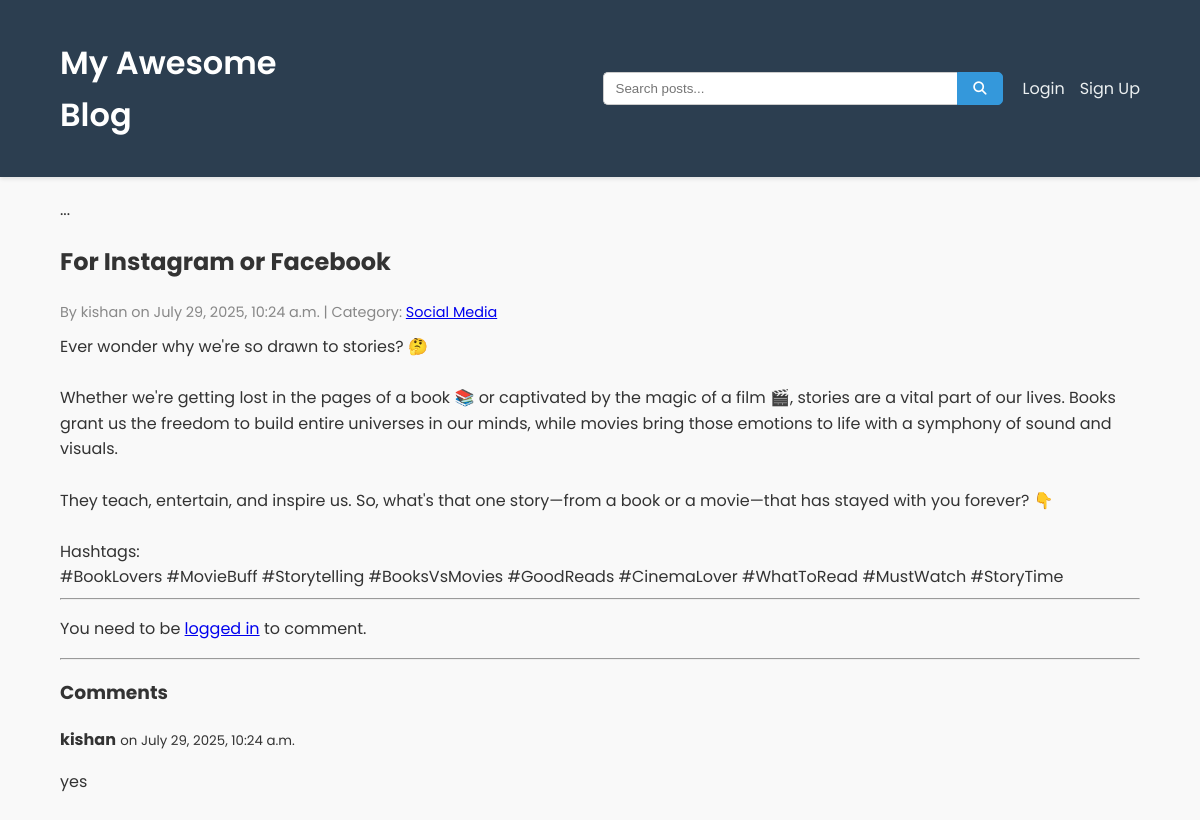
The page /post/13/ on the database its author committed.
### blog/models.py (models this page shows, shortened)
class Post(models.Model):
    title = models.CharField(max_length=200)
    content = models.TextField()
    created_date = models.DateTimeField(default=timezone.now)
    published_date = models.DateTimeField(blank=True, null=True)
    image = models.ImageField(upload_to='post_images/', blank=True, null=True)
    author = models.ForeignKey(User, on_delete=models.CASCADE)
    category = models.ForeignKey(Category, on_delete=models.SET_NULL, null=True, blank=True)

class Category(models.Model):
    name = models.CharField(max_length=100)

class Comment(models.Model):
    post = models.ForeignKey(Post, on_delete=models.CASCADE, related_name='comments')
    author = models.ForeignKey(User, on_delete=models.CASCADE)
    text = models.TextField()
    created_date = models.DateTimeField(default=timezone.now)

### blog/views.py (the view)
# urls.py: path('post/<int:pk>/', views.post_detail, name='post_detail'),
def post_detail(request, pk):
    post = get_object_or_404(Post, pk=pk)
    form = CommentForm()
    return render(request, 'blog/post_detail.html', {'post': post, 'form': form})

### blog/forms.py
class CommentForm(forms.ModelForm):
    class Meta:
        model = Comment
        fields = ('text',)
        widgets = {
            'text': forms.Textarea(attrs={'rows': 4, 'placeholder': 'Write your comment here...'}),
        }

### blog/templates/blog/post_detail.html (shortened to what this page needs)
{% extends 'blog/base.html' %}
{% block content %}
     <article class="post-detail">
        {% if post.image %}...{% endif %}
        <h2>{{ post.title }}</h2>
        <div class="post-meta">
            <p>By {{ post.author.username }} on {{ post.published_date }}
                {% if post.category %}
                 | Category: <a href="{% url 'category_post_list' category_name=post.category.name %}">{{ post.category.name }}</a>
          {% endif %}
            </p>
        </div>
        <div class="post-content">{{ post.content|linebreaksbr }}</div>
    </article>
    <hr>
    {% if user.is_authenticated %}
        <h3>Add a new comment</h3>
        <form method="POST" action="{% url 'add_comment_to_post' pk=post.pk %}">
            {% csrf_token %}
            {{ form.as_p }}
            <button type="submit">Submit Comment</button>
        </form>
    {% else %}
        <p>You need to be <a href="{% url 'login' %}">logged in</a> to comment.</p>
    {% endif %}
    <hr>
    <h3>Comments</h3>
    {% for comment in post.comments.all %}
        <div>
            <strong>{{ comment.author.username }}</strong>
            <small>on {{ comment.created_date }}</small>
            <p>{{ comment.text|linebreaksbr }}</p>
        </div>
    {% empty %}
        <p>No comments yet. Be the first to comment!</p>
    {% endfor %}
{% endblock %}

### static/css/style.css (style rules this page uses)
body { font-family: 'Poppins', sans-serif; line-height: 1.6; margin: 0; padding: 0; background: #f9f9f9; color: #333; }
.post-meta { color: #888; font-size: 0.9em; margin-bottom: 10px; display: flex; justify-content: space-between; align-items: center; flex-wrap: wrap; }
.post-meta p { margin: 0; }

### rows shown on the page
Post: title "For Instagram or Facebook", author.username "kishan", published_date "July 29, 2025, 10:24 a.m.", category.name "Social Media", content "Ever wonder why we're so drawn to stories? 🤔 Whether we're getting lost in the pages of a book 📚 or captivated by the magic of a film 🎬, stories are a vital part of our lives. Books grant us the freedom to build entire universes in our minds, while movies bring those emotions to life with a symphony of sound and visuals. They teach, entertain, and inspire us. So, what's that one story—from a book or a movie—that has stayed with you forever? 👇 Hashtags: #BookLovers #MovieBuff #Storytelling #BooksVsMovies #GoodReads #CinemaLover #WhatToRead #MustWatch #StoryTime"
Comment: author.username "kishan", created_date "July 29, 2025, 10:24 a.m.", text "yes"
